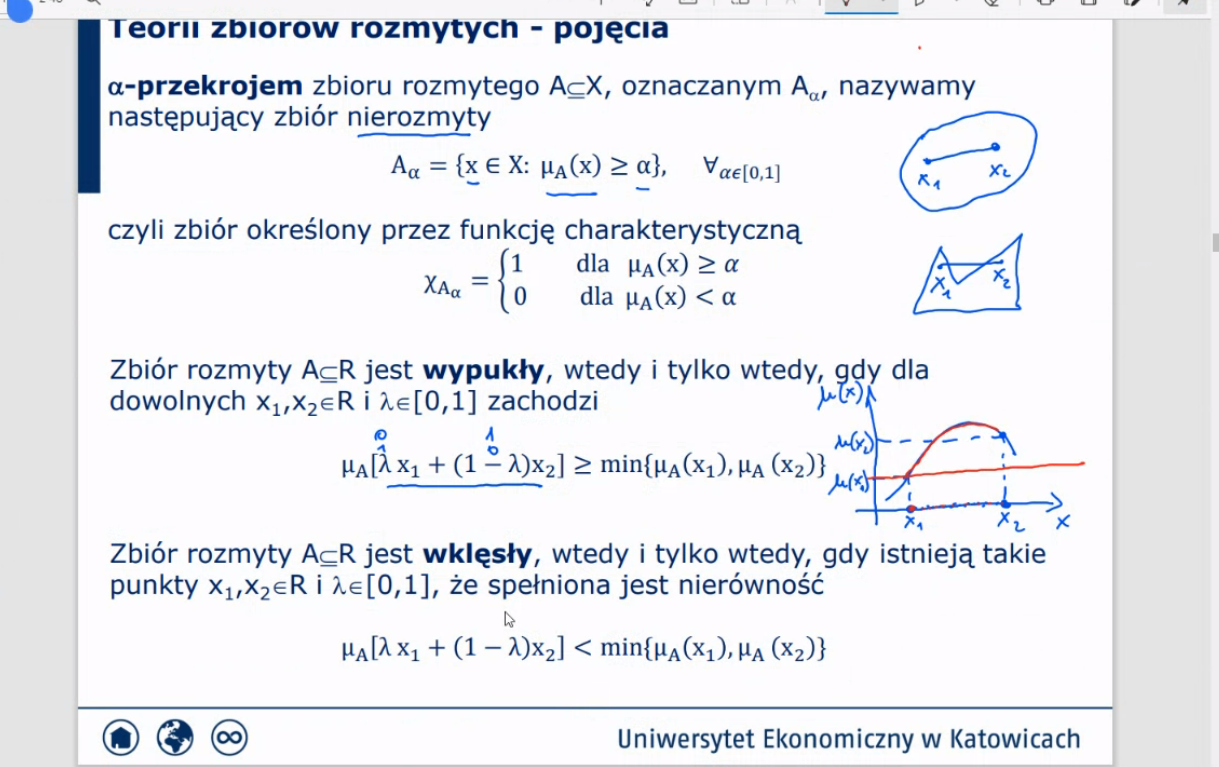
#> input picture pics/Przechwytywanie.PNG, 1219 x 767 px, found by its file name
$ jupyter execute --allow-errors sandbox1.ipynb
#> lines starting #> are read from the running program, lines starting #| are printed output that depends on the picture
# OPENCV

[cell 1]
import cv2

[cell 2]
img = cv2.imread('pics/Przechwytywanie.png')
#> img is the input picture: shape (767, 1219, 3); mean B, G, R 240.4, 235.5, 234

print(type(img))
#| <class 'numpy.ndarray'>
print(img.shape)
#| (767, 1219, 3)

[cell 3]
cv2.imshow('image', img)
cv2.waitKey(0)
cv2.destroyAllWindows()

[cell 4]
img_convert = cv2.cvtColor(img, cv2.COLOR_BGR2GRAY)
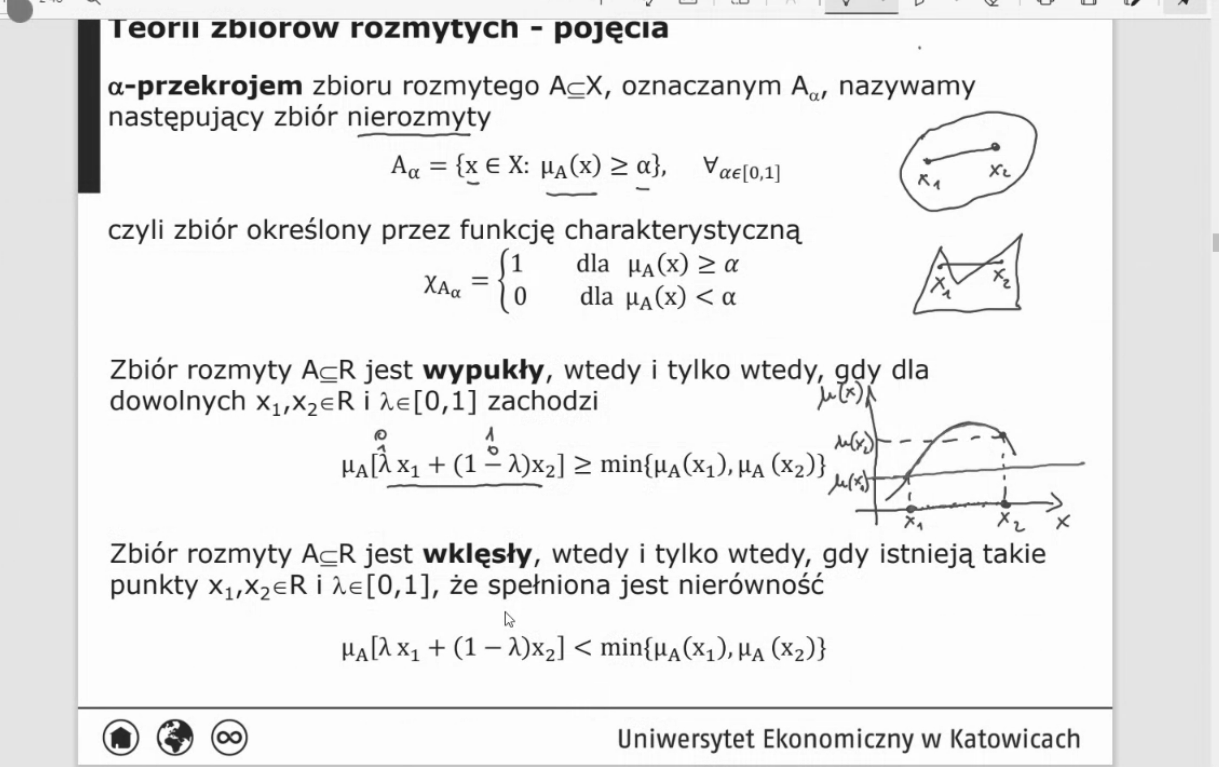
#> img_convert: shape (767, 1219); min 23, max 255, mean 235.7
cv2.imshow('image', img_convert)
cv2.waitKey(0)
cv2.destroyAllWindows()

[cell 5]
import matplotlib.pyplot as plt
plt.imshow(img)
plt.show()

# TESSERACT

[cell 6]
try:
    from PIL import Image
except ImportError:
    import Image
import pytesseract
pytesseract.pytesseract.tesseract_cmd = r'F:\Apps\Tesseract-OCR\tesseract'

[cell 7]
img_rgb = cv2.cvtColor(img_convert, cv2.COLOR_BGR2RGB)
#> (the rest of this cell did not finish here and is left out)
